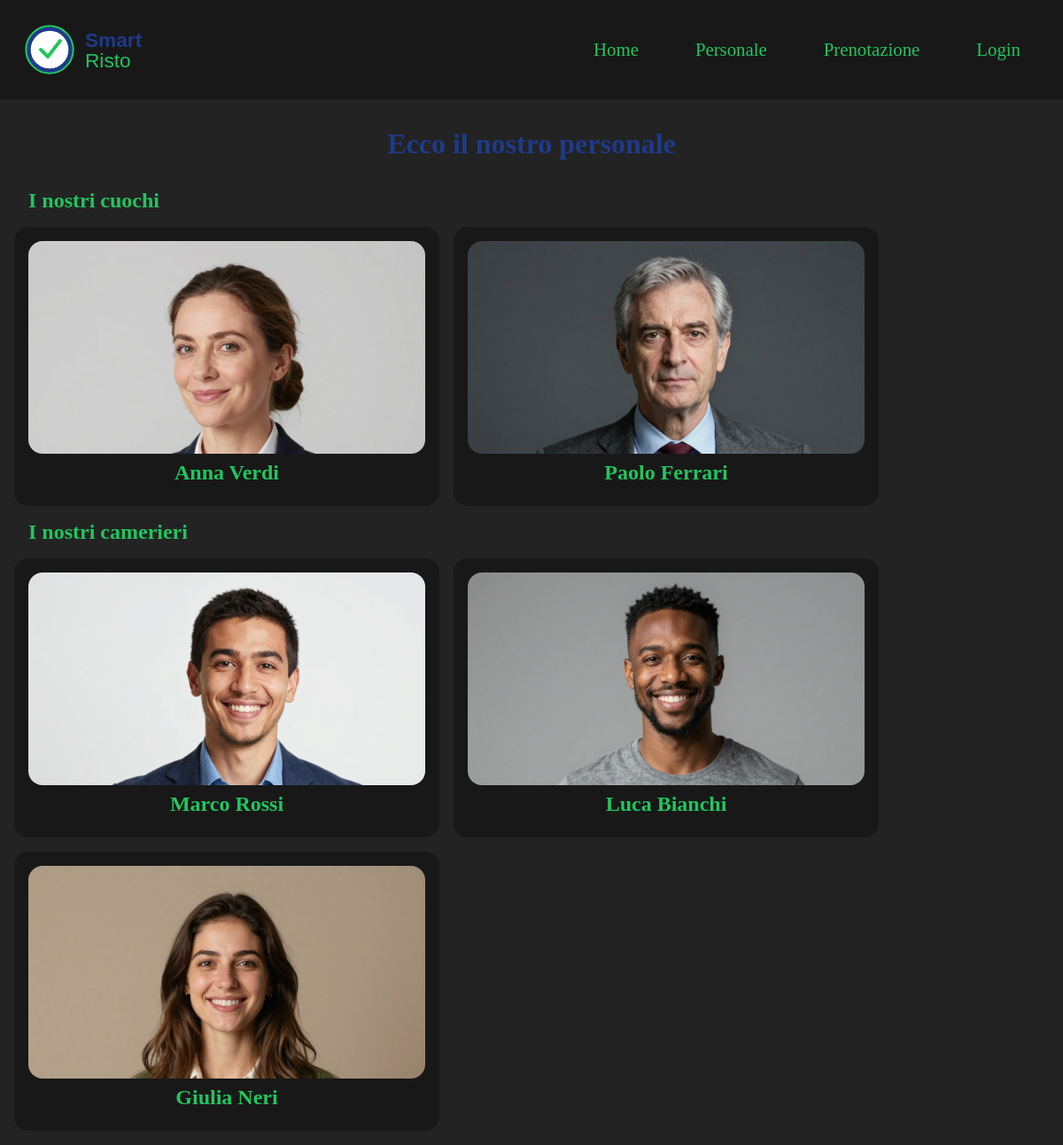
Page /sito/personale.php on the committed database.
### tables this page shows
CREATE TABLE Cuochi(
    IDPersonale INT(3) UNSIGNED ZEROFILL NOT NULL PRIMARY KEY,
    Livello ENUM("Executive Chef", "Sous Chef", "Capopartita", "Aiuto Cuoco") NOT NULL,
    INDEX(IDPersonale),
    CONSTRAINT fk_Personale_Cuochi
        FOREIGN KEY (IDPersonale) REFERENCES Personale(IDPersonale)
            ON DELETE RESTRICT
            ON UPDATE RESTRICT
);

CREATE TABLE Personale(
    IDPersonale INT(3) UNSIGNED ZEROFILL NOT NULL AUTO_INCREMENT PRIMARY KEY,
    Nome VARCHAR(30) NOT NULL,
    Cognome VARCHAR(30) NOT NULL,
    Turno ENUM("Pranzo", "Cena") NOT NULL,
    Stipendio FLOAT(6, 2) UNSIGNED NOT NULL,
    Immagine VARCHAR(8) NOT NULL,
    Indirizzo_Comune VARCHAR(30) NOT NULL, 
    Indirizzo_Via VARCHAR(30) NOT NULL,
    Indirizzo_Civico VARCHAR(6) NOT NULL,
    Indirizzo_CAP INT(5) UNSIGNED ZEROFILL NOT NULL,
    INDEX(IDPersonale)
);

CREATE TABLE Camerieri(
    IDPersonale INT(3) UNSIGNED ZEROFILL NOT NULL PRIMARY KEY,
    Zona VARCHAR(20) NOT NULL,
    INDEX(IDPersonale),
    CONSTRAINT fk_Personale_Camerieri
        FOREIGN KEY (IDPersonale) REFERENCES Personale(IDPersonale)
            ON DELETE RESTRICT
            ON UPDATE RESTRICT
);

### sito/personale.php (the view, shortened to what this page needs)
<?php
    try{
        include("inc/startConn.php");
?>
<html lang="it">
    <head>
        <link rel="stylesheet" href="css/style.css">
        <link rel="stylesheet" href="css/card.css">
    </head>
    <body>
        <?php
            include("inc/header.php");
        ?>
        <h1 class="titoloPagina">Ecco il nostro personale</h1>
        <h2 class="sottotitolo">I nostri cuochi</h2>
        <?php
            $results = $conn->prepare("SELECT * FROM cuochi");
            $results->execute();
            if($results->rowCount() < 1){
                echo "<h1 class='titoloPagina'>Al momento non abbiamo nessun cuoco</h1>";
            }else{
                $cuochi = $results->fetchAll(PDO::FETCH_ASSOC);
                echo "<div class='card-container'>";
                foreach($cuochi as $cuoco){
                    $results = $conn->prepare("SELECT * FROM personale WHERE IDPersonale = ?");
                    $results->execute([$cuoco["IDPersonale"]]);
                    $personale = $results->fetch(PDO::FETCH_ASSOC);
                    echo "  <div class='card'>";
                    echo "      <img class='card-personale' src='img/personale/$personale[Immagine]'>";
                    echo "      <h2 class='card-titolo'>$personale[Nome] $personale[Cognome]</h2>";
                    echo "  </div>";
                }
                echo "</div>";
            }
        ?>
        <h2 class="sottotitolo">I nostri camerieri</h2>
        <?php
            $results = $conn->prepare("SELECT * FROM camerieri ");
            $results->execute();
            if($results->rowCount() < 1){
                echo "<h1 class='titoloPagina'>Al momento non abbiamo nessun cameriere</h1>";
            }else{
                $camerieri = $results->fetchAll(PDO::FETCH_ASSOC);
                echo "<div class='card-container'>";
                foreach($camerieri as $cameriere){
                    $results = $conn->prepare("SELECT * FROM personale WHERE IDPersonale = ?");
                    $results->execute([$cameriere["IDPersonale"]]);
                    $personale = $results->fetch(PDO::FETCH_ASSOC);
                    echo "  <div class='card'>";
                    echo "      <img class='card-personale' src='img/personale/$personale[Immagine]'>";
                    echo "      <h2 class='card-titolo'>$personale[Nome] $personale[Cognome]</h2>";
                    echo "  </div>";
                }
                echo "</div>";
            }
        ?>
        <?php
            }catch(PDOException $e){
                echo "<h2 style='color:red; font-weight:bold'>".$e->getMessage()."</h2>";
            }
        ?>
    </body>
</html>

### sito/css/style.css (style rules this page uses)
:root { --nero: #181818; --nero-chiaro: #232323; --blu: #1e3a8a; --verde: #22c55e; --bianco: #ffffff; }
* { margin: 0; padding: 0; box-sizing: border-box; }
body { background: var(--nero-chiaro); }
body .titoloPagina { color: var(--blu); text-align: center; justify-content: center; padding: 2rem; }

### sito/css/card.css (style rules this page uses)
:root { --nero: #181818; --nero-chiaro: #232323; --blu: #1e3a8a; --verde: #22c55e; --bianco: #ffffff; }
.card-container { display: flex; gap: 1rem; padding: 1rem; flex-wrap: wrap; }
.card { background: var(--nero); width: 30rem; border-radius: 1rem; padding: 1rem; align-items: center; }
.card-personale { width: 100%; height: 15rem; border-radius: 1rem; object-position: top; object-fit: cover; }
.card-titolo { color: var(--verde); text-align: center; padding: 0.5rem; }
.sottotitolo { color: var(--verde); margin-left: 2rem; }

### sito/css/header.css (style rules this page uses)
:root { --nero: #181818; --nero-chiaro: #232323; --blu: #1e3a8a; --verde: #22c55e; --bianco: #ffffff; }

### rows in the picture
cuochi: IDPersonale.Immagine (picture), IDPersonale.Nome "Anna", IDPersonale.Cognome "Verdi"
cuochi: IDPersonale.Immagine (picture), IDPersonale.Nome "Paolo", IDPersonale.Cognome "Ferrari"
camerieri: IDPersonale.Immagine (picture), IDPersonale.Nome "Marco", IDPersonale.Cognome "Rossi"
camerieri: IDPersonale.Immagine (picture), IDPersonale.Nome "Luca", IDPersonale.Cognome "Bianchi"
camerieri: IDPersonale.Immagine (picture), IDPersonale.Nome "Giulia", IDPersonale.Cognome "Neri"
